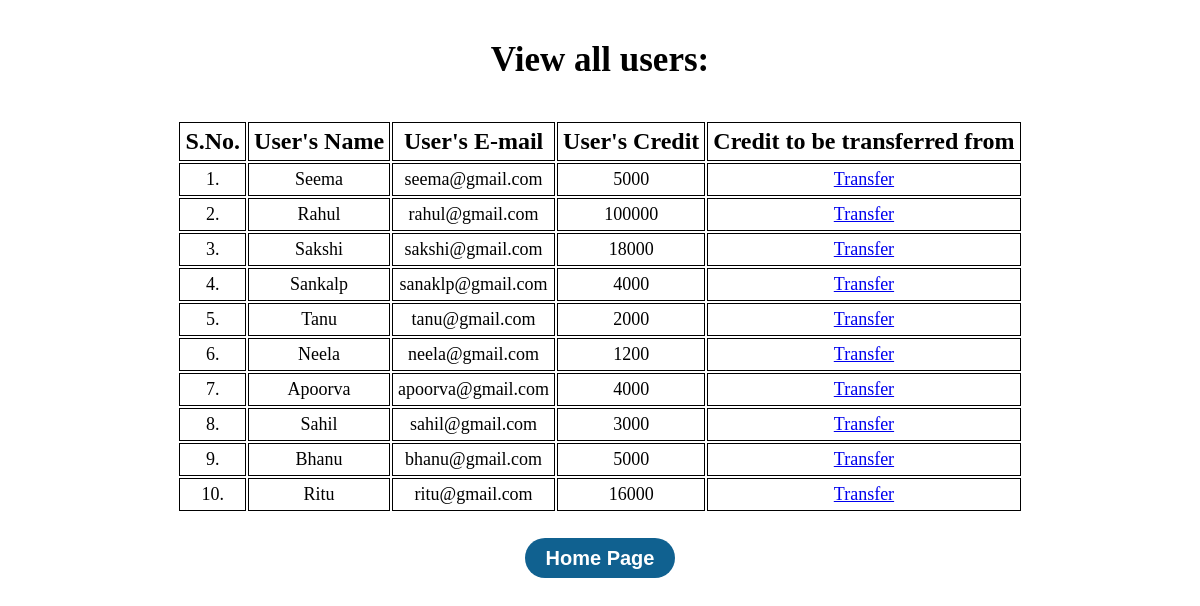
The page /view.php on the database its author committed.
### tables this page shows
CREATE TABLE `user` (
  `id` int(10) NOT NULL,
  `name` text NOT NULL,
  `email` varchar(101) NOT NULL,
  `currentcredit` int(40) NOT NULL
);

### d.php (called while the page is built)
<?php
$conn = mysqli_connect('localhost','root','','credit');
$query = 'SELECT * FROM user';
$result = mysqli_query($conn,$query);
?>

### view.php (the view, shortened to what this page needs)
<!doctype html>
<html>
	<head>
	</head>
	<body>
	<center>
	<p style="margin-top:40px;font-size:35px;font-weight:bold;">View all users:</p>
	<table>
	<tr>
	<th>S.No.</th>
	<th>User's Name</th>
	<th>User's E-mail</th>
	<th>User's Credit</th>
	<th>Credit to be transferred from</th>
	</tr>
		<?php
	include_once('d.php');
		while($rows = mysqli_fetch_array($result))
		{
			$id=$rows['id'];
			?>
		<tr>
		<td><?php echo $rows['id'];echo "."; ?></td>
		<td><?php echo $rows['name']; ?></td>
		<td><?php echo $rows['email']; ?></td>
		<td><?php echo $rows['currentcredit']; ?></td>
		<td><a href="select.php?details=<?php echo $id; ?>">Transfer</a></td>
		<?php } ?>
		</tr>
	</table>
	<button type="button" class="but"><a href="index.php" class="aa">Home Page</a></button>
	</body>
</html>

### view.php (style rules this page uses)
table,td,th { text-align:center; padding:5px; }
th { font-size:24px;border:1px solid black; }
td { font-size:18px;border:1px solid black; }
.but { border-radius:100px; margin-top:20px; font-size:20px; border:none; height:40px; width:150px; font-weight:bold; color:white; background:rgb(16,97,144); line-height:25px; text-align:center; }
.aa { text-decoration:none; color:white; }

### rows shown on the page
user: id "1", name "Seema", email "seema@gmail.com", currentcredit "5000"
user: id "2", name "Rahul", email "rahul@gmail.com", currentcredit "100000"
user: id "3", name "Sakshi", email "sakshi@gmail.com", currentcredit "18000"
user: id "4", name "Sankalp", email "sanaklp@gmail.com", currentcredit "4000"
user: id "5", name "Tanu", email "tanu@gmail.com", currentcredit "2000"
user: id "6", name "Neela", email "neela@gmail.com", currentcredit "1200"
user: id "7", name "Apoorva", email "apoorva@gmail.com", currentcredit "4000"
user: id "8", name "Sahil", email "sahil@gmail.com", currentcredit "3000"
user: id "9", name "Bhanu", email "bhanu@gmail.com", currentcredit "5000"
user: id "10", name "Ritu", email "ritu@gmail.com", currentcredit "16000"
